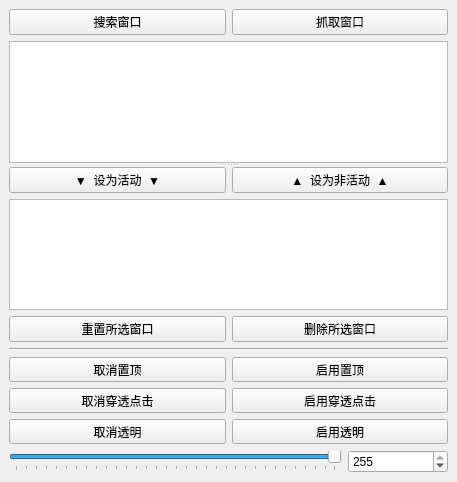
<?xml version="1.0" encoding="UTF-8"?>
<ui version="4.0">
 <class>MainWindow</class>
 <widget class="QMainWindow" name="MainWindow">
  <property name="geometry">
   <rect>
    <x>0</x>
    <y>0</y>
    <width>457</width>
    <height>482</height>
   </rect>
  </property>
  <property name="sizePolicy">
   <sizepolicy hsizetype="Expanding" vsizetype="Expanding">
    <horstretch>0</horstretch>
    <verstretch>0</verstretch>
   </sizepolicy>
  </property>
  <property name="maximumSize">
   <size>
    <width>16777215</width>
    <height>16777215</height>
   </size>
  </property>
  <property name="windowTitle">
   <string>Overlayer</string>
  </property>
  <widget class="QWidget" name="centralwidget">
   <property name="sizePolicy">
    <sizepolicy hsizetype="Expanding" vsizetype="Expanding">
     <horstretch>0</horstretch>
     <verstretch>0</verstretch>
    </sizepolicy>
   </property>
   <layout class="QVBoxLayout" name="verticalLayout">
    <item>
     <widget class="QSplitter" name="windowListSplitter">
      <property name="orientation">
       <enum>Qt::Vertical</enum>
      </property>
      <property name="opaqueResize">
       <bool>true</bool>
      </property>
      <property name="childrenCollapsible">
       <bool>false</bool>
      </property>
      <widget class="QWidget" name="layoutWidget">
       <property name="sizePolicy">
        <sizepolicy hsizetype="Preferred" vsizetype="Preferred">
         <horstretch>0</horstretch>
         <verstretch>0</verstretch>
        </sizepolicy>
       </property>
       <layout class="QVBoxLayout" name="vblInactiveWindows" stretch="0,1">
        <property name="sizeConstraint">
         <enum>QLayout::SetNoConstraint</enum>
        </property>
        <item>
         <layout class="QHBoxLayout" name="hblWindowSelectButtons">
          <property name="sizeConstraint">
           <enum>QLayout::SetNoConstraint</enum>
          </property>
          <item>
           <widget class="QPushButton" name="pbSelectWindow">
            <property name="sizePolicy">
             <sizepolicy hsizetype="Expanding" vsizetype="Fixed">
              <horstretch>0</horstretch>
              <verstretch>0</verstretch>
             </sizepolicy>
            </property>
            <property name="minimumSize">
             <size>
              <width>0</width>
              <height>0</height>
             </size>
            </property>
            <property name="text">
             <string>搜索窗口</string>
            </property>
           </widget>
          </item>
          <item>
           <widget class="QPushButton" name="pbGrabWindow">
            <property name="sizePolicy">
             <sizepolicy hsizetype="Expanding" vsizetype="Fixed">
              <horstretch>0</horstretch>
              <verstretch>0</verstretch>
             </sizepolicy>
            </property>
            <property name="minimumSize">
             <size>
              <width>0</width>
              <height>0</height>
             </size>
            </property>
            <property name="text">
             <string>抓取窗口</string>
            </property>
           </widget>
          </item>
         </layout>
        </item>
        <item>
         <widget class="QListWidget" name="lwInactiveWindows">
          <property name="sizePolicy">
           <sizepolicy hsizetype="Expanding" vsizetype="Expanding">
            <horstretch>0</horstretch>
            <verstretch>0</verstretch>
           </sizepolicy>
          </property>
          <property name="minimumSize">
           <size>
            <width>0</width>
            <height>0</height>
           </size>
          </property>
          <property name="sizeAdjustPolicy">
           <enum>QAbstractScrollArea::AdjustIgnored</enum>
          </property>
          <property name="editTriggers">
           <set>QAbstractItemView::NoEditTriggers</set>
          </property>
          <property name="tabKeyNavigation">
           <bool>true</bool>
          </property>
          <property name="dragEnabled">
           <bool>false</bool>
          </property>
          <property name="dragDropMode">
           <enum>QAbstractItemView::NoDragDrop</enum>
          </property>
          <property name="defaultDropAction">
           <enum>Qt::MoveAction</enum>
          </property>
          <property name="alternatingRowColors">
           <bool>true</bool>
          </property>
          <property name="selectionMode">
           <enum>QAbstractItemView::ExtendedSelection</enum>
          </property>
          <property name="sortingEnabled">
           <bool>true</bool>
          </property>
         </widget>
        </item>
       </layout>
      </widget>
      <widget class="QWidget" name="layoutWidget">
       <layout class="QVBoxLayout" name="vblActiveWindows" stretch="0,0,0">
        <property name="sizeConstraint">
         <enum>QLayout::SetNoConstraint</enum>
        </property>
        <item>
         <layout class="QHBoxLayout" name="horizontalLayout">
          <item>
           <widget class="QPushButton" name="pbMakeActive">
            <property name="text">
             <string>▼  设为活动  ▼</string>
            </property>
           </widget>
          </item>
          <item>
           <widget class="QPushButton" name="pbMakeInactive">
            <property name="text">
             <string>▲  设为非活动  ▲</string>
            </property>
           </widget>
          </item>
         </layout>
        </item>
        <item>
         <widget class="QListWidget" name="lwActiveWindows">
          <property name="sizePolicy">
           <sizepolicy hsizetype="Expanding" vsizetype="Expanding">
            <horstretch>0</horstretch>
            <verstretch>0</verstretch>
           </sizepolicy>
          </property>
          <property name="minimumSize">
           <size>
            <width>0</width>
            <height>0</height>
           </size>
          </property>
          <property name="sizeAdjustPolicy">
           <enum>QAbstractScrollArea::AdjustIgnored</enum>
          </property>
          <property name="editTriggers">
           <set>QAbstractItemView::NoEditTriggers</set>
          </property>
          <property name="tabKeyNavigation">
           <bool>true</bool>
          </property>
          <property name="dragEnabled">
           <bool>false</bool>
          </property>
          <property name="dragDropMode">
           <enum>QAbstractItemView::NoDragDrop</enum>
          </property>
          <property name="defaultDropAction">
           <enum>Qt::MoveAction</enum>
          </property>
          <property name="alternatingRowColors">
           <bool>true</bool>
          </property>
          <property name="selectionMode">
           <enum>QAbstractItemView::ExtendedSelection</enum>
          </property>
          <property name="sortingEnabled">
           <bool>true</bool>
          </property>
         </widget>
        </item>
        <item>
         <layout class="QHBoxLayout" name="hblListManagementButtons" stretch="1,1">
          <item>
           <widget class="QPushButton" name="pbResetSelectedWindows">
            <property name="sizePolicy">
             <sizepolicy hsizetype="Expanding" vsizetype="Fixed">
              <horstretch>0</horstretch>
              <verstretch>0</verstretch>
             </sizepolicy>
            </property>
            <property name="minimumSize">
             <size>
              <width>0</width>
              <height>0</height>
             </size>
            </property>
            <property name="text">
             <string>重置所选窗口</string>
            </property>
           </widget>
          </item>
          <item>
           <widget class="QPushButton" name="pbDeleteSelectedWindows">
            <property name="text">
             <string>删除所选窗口</string>
            </property>
           </widget>
          </item>
         </layout>
        </item>
       </layout>
      </widget>
     </widget>
    </item>
    <item>
     <widget class="Line" name="line">
      <property name="orientation">
       <enum>Qt::Horizontal</enum>
      </property>
     </widget>
    </item>
    <item>
     <layout class="QHBoxLayout" name="hblTopmostButtons">
      <item>
       <widget class="QPushButton" name="pbDisableTopmost">
        <property name="minimumSize">
         <size>
          <width>180</width>
          <height>25</height>
         </size>
        </property>
        <property name="text">
         <string>取消置顶</string>
        </property>
       </widget>
      </item>
      <item>
       <widget class="QPushButton" name="pbEnableTopmost">
        <property name="minimumSize">
         <size>
          <width>180</width>
          <height>25</height>
         </size>
        </property>
        <property name="text">
         <string>启用置顶</string>
        </property>
       </widget>
      </item>
     </layout>
    </item>
    <item>
     <layout class="QVBoxLayout" name="vblClickthroughWidgets">
      <item>
       <layout class="QHBoxLayout" name="hblClickthroughButtons">
        <item>
         <widget class="QPushButton" name="pbDisableClickthrough">
          <property name="sizePolicy">
           <sizepolicy hsizetype="MinimumExpanding" vsizetype="Fixed">
            <horstretch>0</horstretch>
            <verstretch>0</verstretch>
           </sizepolicy>
          </property>
          <property name="minimumSize">
           <size>
            <width>180</width>
            <height>25</height>
           </size>
          </property>
          <property name="text">
           <string>取消穿透点击</string>
          </property>
         </widget>
        </item>
        <item>
         <widget class="QPushButton" name="pbEnableClickthrough">
          <property name="sizePolicy">
           <sizepolicy hsizetype="MinimumExpanding" vsizetype="Fixed">
            <horstretch>0</horstretch>
            <verstretch>0</verstretch>
           </sizepolicy>
          </property>
          <property name="minimumSize">
           <size>
            <width>180</width>
            <height>25</height>
           </size>
          </property>
          <property name="text">
           <string>启用穿透点击</string>
          </property>
         </widget>
        </item>
       </layout>
      </item>
     </layout>
    </item>
    <item>
     <layout class="QVBoxLayout" name="vblWidgets">
      <item>
       <layout class="QHBoxLayout" name="hblTransparencyButtons">
        <item>
         <widget class="QPushButton" name="pbDisableTransparency">
          <property name="sizePolicy">
           <sizepolicy hsizetype="MinimumExpanding" vsizetype="Fixed">
            <horstretch>0</horstretch>
            <verstretch>0</verstretch>
           </sizepolicy>
          </property>
          <property name="minimumSize">
           <size>
            <width>180</width>
            <height>25</height>
           </size>
          </property>
          <property name="text">
           <string>取消透明</string>
          </property>
         </widget>
        </item>
        <item>
         <widget class="QPushButton" name="pbEnableTransparency">
          <property name="sizePolicy">
           <sizepolicy hsizetype="MinimumExpanding" vsizetype="Fixed">
            <horstretch>0</horstretch>
            <verstretch>0</verstretch>
           </sizepolicy>
          </property>
          <property name="minimumSize">
           <size>
            <width>180</width>
            <height>25</height>
           </size>
          </property>
          <property name="text">
           <string>启用透明</string>
          </property>
         </widget>
        </item>
       </layout>
      </item>
      <item>
       <layout class="QHBoxLayout" name="hblTransparencyEditors">
        <item>
         <widget class="QSlider" name="hslAlpha">
          <property name="enabled">
           <bool>true</bool>
          </property>
          <property name="minimumSize">
           <size>
            <width>0</width>
            <height>20</height>
           </size>
          </property>
          <property name="maximum">
           <number>255</number>
          </property>
          <property name="value">
           <number>255</number>
          </property>
          <property name="orientation">
           <enum>Qt::Horizontal</enum>
          </property>
          <property name="tickPosition">
           <enum>QSlider::TicksBelow</enum>
          </property>
          <property name="tickInterval">
           <number>8</number>
          </property>
         </widget>
        </item>
        <item>
         <widget class="QSpinBox" name="spinBoxAlpha">
          <property name="enabled">
           <bool>true</bool>
          </property>
          <property name="minimumSize">
           <size>
            <width>100</width>
            <height>0</height>
           </size>
          </property>
          <property name="maximum">
           <number>255</number>
          </property>
          <property name="value">
           <number>255</number>
          </property>
         </widget>
        </item>
       </layout>
      </item>
     </layout>
    </item>
   </layout>
  </widget>
 </widget>
 <resources/>
 <connections/>
</ui>
